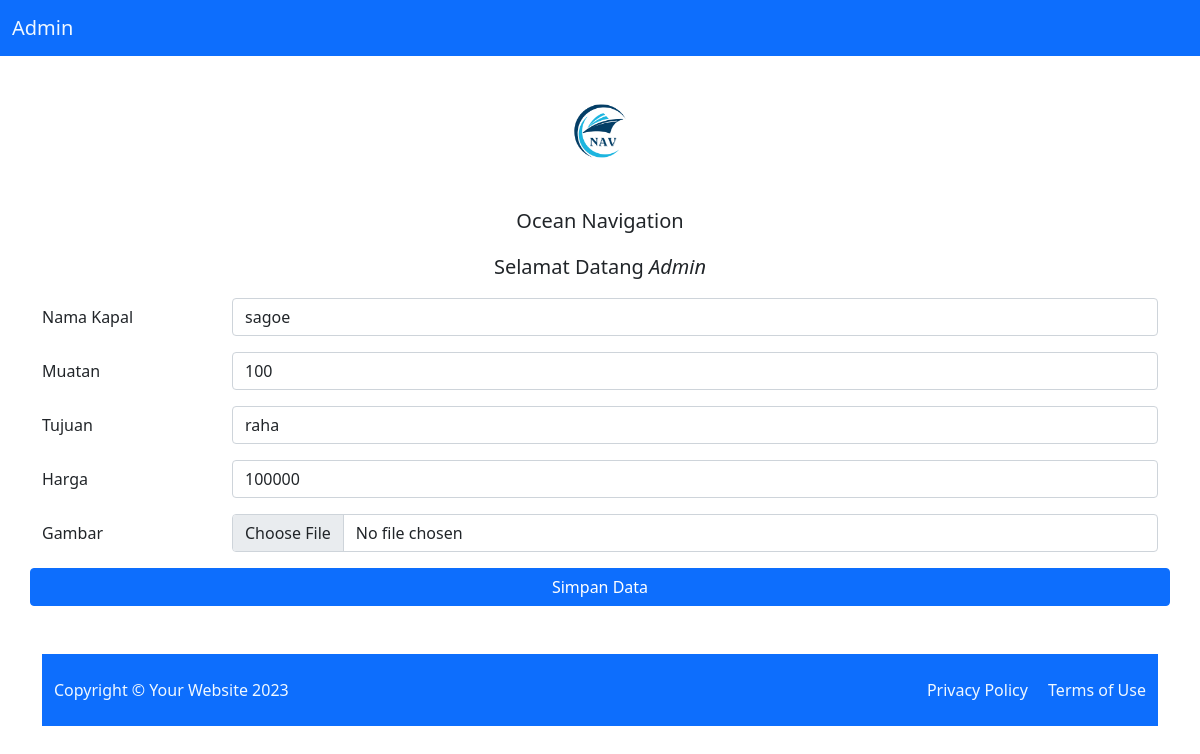
The app's page /admin/olah.php?edit=1 (signed in) with its own data.
### tables this page shows
CREATE TABLE `tb_jadwal` (
  `id_kapal` int(10) NOT NULL,
  `kapal` varchar(30) NOT NULL,
  `muatan` int(11) NOT NULL,
  `tujuan` varchar(30) NOT NULL,
  `harga` decimal(30,0) NOT NULL,
  `nama_kapal` varchar(250) NOT NULL
);

### admin/olah.php (the view, shortened to what this page needs)
<!doctype html>
<html lang="en">
<?php
include "koneksi.php";
$nama_kapal = "";
$muatan = "";
$tujuan = "";
$harga = "";
$gambar = "";
if (isset($_GET["edit"])) {
    $id_kapal = $_GET["edit"];
    $query = mysqli_query($conn, "SELECT * FROM tb_jadwal WHERE id_kapal='$id_kapal'");
    $data = mysqli_fetch_array($query);
    $nama_kapal = $data["nama_kapal"];
    $muatan = $data["muatan"];
    $tujuan = $data["tujuan"];
    $harga = $data["harga"];
    $gambar = $data["kapal"];
}
?>
<head>
    <link href="https://cdn.jsdelivr.net/npm/bootstrap@5.1.3/dist/css/bootstrap.min.css" rel="stylesheet">
</head>
<body>
    <?php
    include("navbar.php");
    ?>
    <div class="img align-middle text-center">
        <img src="gambar/Modern Initial MB Logo.png" alt="gambar" style="height: 150px;">
    </div>
    <figure class="text-center bordered ">
        <blockquote class="blockquote">
            <p>Ocean Navigation</p>
        </blockquote>
        <figcaption class="blockquote">
            Selamat Datang <cite title="Source Title">Admin</cite>
        </figcaption>
    </figure>
    <div class="container">
        <form action="proses.php" method="post" enctype="multipart/form-data">
            <div class="mb-3 row">
                <label for="nama_kapal" class="col-sm-2 col-form-label">Nama Kapal</label>
                <div class="col-sm-10">
                    <input type="text" class="form-control" id="nama_kapal" name="nama_kapal" value="<?php echo $nama_kapal ?>">
                </div>
            </div>
            <div class="mb-3 row">
                <label for="muatan" class="col-sm-2 col-form-label">Muatan</label>
                <div class="col-sm-10">
                    <input type="text" class="form-control" id="muatan" name="muatan" value="<?php echo $muatan ?>">
                </div>
            </div>
            <div class="mb-3 row">
                <label for="tujuan" class="col-sm-2 col-form-label">Tujuan</label>
                <div class="col-sm-10">
                    <select name="tujuan" id="tujuan" class="form-control">
                        <option value="raha" <?php if ($tujuan == "raha") echo "selected" ?>>raha</option>
                    </select>
                </div>
            </div>
            <div class="mb-3 row">
                <label for="harga" class="col-sm-2 col-form-label">Harga</label>
                <div class="col-sm-10">
                    <input type="number" class="form-control" id="harga" name="harga" value="<?php echo $harga ?>">
                </div>
            </div>
            <div class="mb-3 row">
                <label for="gambar" class="col-sm-2 col-form-label">Gambar</label>
                <div class="col-sm-10">
                    <input type="file" class="form-control" id="gambar" name="gambar" value="<?php echo $gambar ?>">
                </div>
            </div>
            <div class="mb-3 row">
                <?php
                if (isset($_GET['edit'])) {
                    echo "<button type='submit' class='btn btn-primary' name='btnProses' value='edit'>Simpan Data</button>";
                } else {
                    echo "<button type='submit' class='btn btn-primary' name='btnProses' value='tambah'>Tambah Data</button>";
                }
                ?>
            </div>
        </form>
        <?php
        include("footer.php");
        ?>
    </div>
</body>
</html>

### records on screen
tb_jadwal: nama_kapal "sagoe", muatan "100", tujuan "raha", harga "100000"
